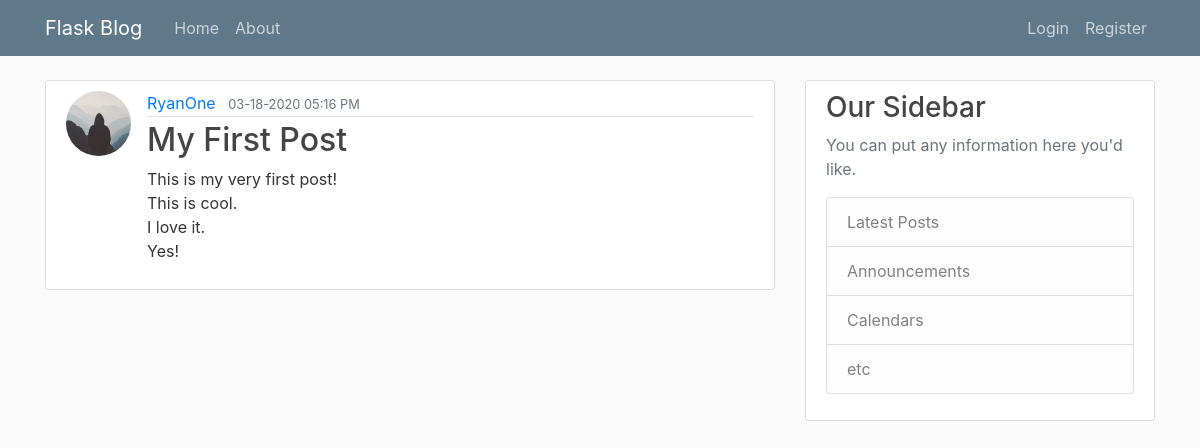
/post/1, run on the app's committed database.
### fitnessblog/models.py (models this page shows, shortened)
class User(db.Model, UserMixin):
    id = db.Column(db.Integer, primary_key=True)
    username = db.Column(db.String(20), unique=True, nullable=False)
    email = db.Column(db.String(120), unique=True, nullable=False)
    image_file = db.Column(db.String(20), nullable=False, default="default.jpg")
    password = db.Column(db.String(60), nullable=False)
    posts = db.relationship("Post", backref="author", lazy=True)

class Post(db.Model):
    id = db.Column(db.Integer, primary_key=True)
    title = db.Column(db.String(100), nullable=False)
    date_posted = db.Column(db.DateTime, nullable=False, default=datetime.utcnow)
    content = db.Column(db.Text, nullable=False)
    user_id = db.Column(db.Integer, db.ForeignKey("user.id"), nullable=False)

### fitnessblog/routes.py (the view)
@app.route("/post/<int:post_id>")
def post(post_id):
    post = Post.query.get_or_404(post_id)
    return render_template("post.html", title=post.title, post=post)

### fitnessblog/templates/post.html
{% extends "layout.html" %}
{% block content %}
  <article class="media content-section">
    <img class="rounded-circle article-img" src="{{ url_for('static', filename='profile_pics/' + post.author.image_file) }}">
    <div class="media-body">
      <div class="article-metadata">
        <a class="mr-2" href="#">{{ post.author.username }}</a>
        <small class="text-muted">{{ post.date_posted.strftime('%m-%d-%Y %I:%M %p') }}</small>
      </div>
      <h2 class="article-title">{{ post.title }}</h2>
      <p class="article-content">{{ post.content }}</p>
    </div>
  </article>
{% endblock content %}

### fitnessblog/static/main.css (style rules this page uses)
body { background: #fafafa; color: #333333; margin-top: 5rem; }
h1, h2, h3, h4, h5, h6 { color: #444444; }
.content-section { background: #ffffff; padding: 10px 20px; border: 1px solid #dddddd; border-radius: 3px; margin-bottom: 20px; }
.article-title { color: #444444; }
.article-content { white-space: pre-line; }
.article-img { height: 65px; width: 65px; margin-right: 16px; }
.article-metadata { padding-bottom: 1px; margin-bottom: 4px; border-bottom: 1px solid #e3e3e3; }

### data on the page
User: image_file (placeholder picture), author.username "RyanOne"
Post: date_posted "03-18-2020 05:16 PM", title "My First Post", content "This is my very first post! This is cool. I love it. Yes!"
